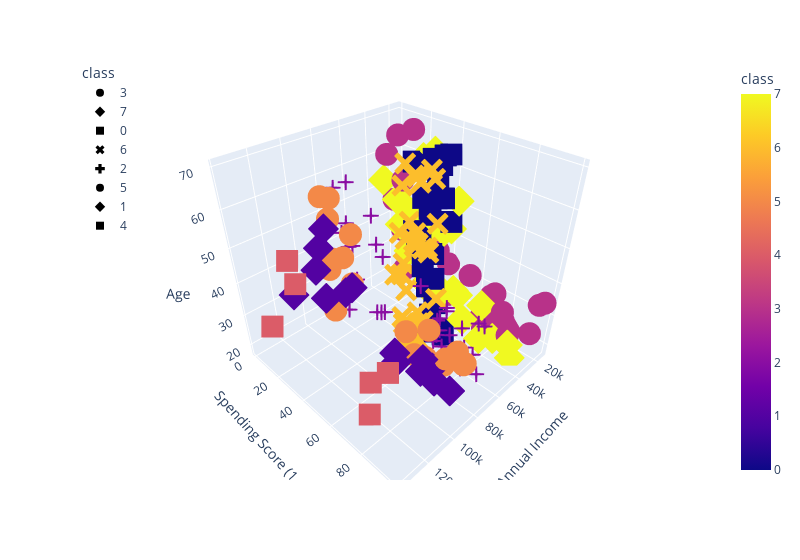

Here is the notebook cell this chart was saved with:
### Code cell
fig = px.scatter_3d(
    df_shopping,
    x= "Annual Income",
    y= "Spending Score (1-100)",
    z="Age",
    color="class",
    symbol="class",
    width=800
)
fig.update_layout(legend=dict(x=0,y=1))
fig.show()

### Figure 1 — Plotly figure (JSON) as saved in the notebook; plotly's stock layout.template omitted (floating-point values rounded to 4 significant figures)
{"data": [{"hovertemplate": "class=%{marker.color}<br>Annual Income=%{x}<br>Spending Score (1-100)=%{y}<br>Age=%{z}<extra></extra>", "legendgroup": "3", "marker": {"color": [3, 3, 3, 3, 3, 3, 3, 3, 3, 3, 3, 3, 3, 3, 3, 3, 3, 3, 3, 3, 3, 3, 3, 3, 3, 3, 3, 3, 3, 3, 3, 3], "coloraxis": "coloraxis", "symbol": "circle"}, "mode": "markers", "name": "3", "scene": "scene", "showlegend": true, "type": "scatter3d", "x": [15000, 15000, 16000, 16000, 17000, 17000, 18000, 18000, 19000, 19000, 19000, 19000, 20000, 20000, 20000, 20000, 21000, 21000, 23000, 23000, 24000, 24000, 25000, 25000, 28000, 28000, 28000, 28000, 29000, 29000, 30000, 30000], "y": [39, 81, 6, 77, 40, 76, 6, 94, 3, 72, 14, 99, 15, 77, 13, 79, 35, 66, 29, 98, 35, 73, 5, 73, 14, 82, 32, 61, 31, 87, 4, 73], "z": [19, 21, 20, 23, 31, 22, 35, 23, 64, 30, 67, 35, 58, 24, 37, 22, 35, 20, 52, 35, 35, 25, 46, 31, 54, 29, 45, 35, 40, 23, 60, 21]}, {"hovertemplate": "class=%{marker.color}<br>Annual Income=%{x}<br>Spending Score (1-100)=%{y}<br>Age=%{z}<extra></extra>", "legendgroup": "7", "marker": {"color": [7, 7, 7, 7, 7, 7, 7, 7, 7, 7, 7, 7, 7, 7, 7, 7, 7, 7, 7, 7, 7, 7, 7, 7, 7, 7], "coloraxis": "coloraxis", "symbol": "diamond"}, "mode": "markers", "name": "7", "scene": "scene", "showlegend": true, "type": "scatter3d", "x": [33000, 33000, 33000, 33000, 34000, 34000, 37000, 37000, 38000, 38000, 39000, 39000, 39000, 39000, 40000, 40000, 40000, 40000, 42000, 42000, 43000, 43000, 43000, 43000, 44000, 44000], "y": [4, 92, 14, 81, 17, 73, 26, 75, 35, 92, 36, 61, 28, 65, 55, 47, 42, 42, 52, 60, 54, 60, 45, 41, 50, 46], "z": [53, 18, 49, 21, 42, 30, 36, 20, 65, 24, 48, 31, 49, 24, 50, 27, 29, 31, 49, 33, 31, 59, 50, 47, 51, 69]}, {"hovertemplate": "class=%{marker.color}<br>Annual Income=%{x}<br>Spending Score (1-100)=%{y}<br>Age=%{z}<extra></extra>", "legendgroup": "0", "marker": {"color": [0, 0, 0, 0, 0, 0, 0, 0, 0, 0, 0, 0, 0, 0, 0, 0, 0, 0, 0, 0, 0, 0, 0, 0, 0, 0, 0, 0], "coloraxis": "coloraxis", "symbol": "square"}, "mode": "markers", "name": "0", "scene": "scene", "showlegend": true, "type": "scatter3d", "x": [46000, 46000, 46000, 46000, 47000, 47000, 48000, 48000, 48000, 48000, 48000, 48000, 49000, 49000, 50000, 50000, 54000, 54000, 54000, 54000, 54000, 54000, 54000, 54000, 54000, 54000, 54000, 54000], "y": [51, 46, 56, 55, 52, 59, 51, 59, 50, 48, 59, 47, 55, 42, 49, 56, 47, 54, 53, 48, 52, 42, 51, 55, 41, 44, 57, 46], "z": [27, 53, 70, 19, 67, 54, 63, 18, 43, 68, 19, 32, 70, 47, 60, 60, 59, 26, 45, 40, 23, 49, 57, 38, 67, 46, 21, 48]}, {"hovertemplate": "class=%{marker.color}<br>Annual Income=%{x}<br>Spending Score (1-100)=%{y}<br>Age=%{z}<extra></extra>", "legendgroup": "6", "marker": {"color": [6, 6, 6, 6, 6, 6, 6, 6, 6, 6, 6, 6, 6, 6, 6, 6, 6, 6, 6, 6, 6, 6, 6, 6, 6, 6, 6, 6, 6, 6, 6, 6, 6, 6, 6, 6], "coloraxis": "coloraxis", "symbol": "x"}, "mode": "markers", "name": "6", "scene": "scene", "showlegend": true, "type": "scatter3d", "x": [57000, 57000, 58000, 58000, 59000, 59000, 60000, 60000, 60000, 60000, 60000, 60000, 61000, 61000, 62000, 62000, 62000, 62000, 62000, 62000, 63000, 63000, 63000, 63000, 63000, 63000, 64000, 64000, 65000, 65000, 65000, 65000, 67000, 67000, 67000, 67000], "y": [58, 55, 60, 46, 55, 41, 49, 40, 42, 52, 47, 50, 42, 49, 41, 48, 59, 55, 56, 42, 50, 46, 43, 48, 52, 54, 42, 46, 48, 50, 43, 59, 43, 57, 56, 40], "z": [55, 22, 34, 50, 68, 18, 48, 40, 32, 24, 47, 27, 48, 20, 23, 49, 67, 26, 49, 21, 66, 54, 68, 66, 65, 19, 38, 19, 18, 19, 63, 49, 51, 50, 27, 38]}, {"hovertemplate": "class=%{marker.color}<br>Annual Income=%{x}<br>Spending Score (1-100)=%{y}<br>Age=%{z}<extra></extra>", "legendgroup": "2", "marker": {"color": [2, 2, 2, 2, 2, 2, 2, 2, 2, 2, 2, 2, 2, 2, 2, 2, 2, 2, 2, 2, 2, 2, 2, 2, 2, 2, 2, 2, 2, 2, 2, 2, 2, 2, 2, 2, 2, 2, 2, 2], "coloraxis": "coloraxis", "symbol": "cross"}, "mode": "markers", "name": "2", "scene": "scene", "showlegend": true, "type": "scatter3d", "x": [69000, 69000, 70000, 70000, 71000, 71000, 71000, 71000, 71000, 71000, 72000, 72000, 73000, 73000, 73000, 73000, 74000, 74000, 75000, 75000, 76000, 76000, 77000, 77000, 77000, 77000, 78000, 78000, 78000, 78000, 78000, 78000, 78000, 78000, 78000, 78000, 78000, 78000, 79000, 79000], "y": [58, 91, 29, 77, 35, 95, 11, 75, 9, 75, 34, 71, 5, 88, 7, 73, 10, 72, 5, 93, 40, 87, 12, 97, 36, 74, 22, 90, 17, 88, 20, 76, 16, 89, 1, 78, 1, 73, 35, 83], "z": [40, 39, 23, 31, 43, 40, 59, 38, 47, 39, 25, 31, 20, 29, 44, 32, 19, 35, 57, 32, 28, 32, 25, 28, 48, 32, 34, 34, 43, 39, 44, 38, 47, 27, 37, 30, 34, 30, 56, 29]}, {"hovertemplate": "class=%{marker.color}<br>Annual Income=%{x}<br>Spending Score (1-100)=%{y}<br>Age=%{z}<extra></extra>", "legendgroup": "5", "marker": {"color": [5, 5, 5, 5, 5, 5, 5, 5, 5, 5, 5, 5, 5, 5, 5, 5, 5, 5], "coloraxis": "coloraxis", "symbol": "circle"}, "mode": "markers", "name": "5", "scene": "scene", "showlegend": true, "type": "scatter3d", "x": [81000, 81000, 85000, 85000, 86000, 86000, 87000, 87000, 87000, 87000, 87000, 87000, 88000, 88000, 88000, 88000, 93000, 93000], "y": [5, 93, 26, 75, 20, 95, 27, 63, 13, 75, 10, 92, 13, 86, 15, 69, 14, 90], "z": [19, 31, 50, 36, 42, 33, 36, 32, 40, 28, 36, 36, 52, 30, 58, 27, 59, 35]}, {"hovertemplate": "class=%{marker.color}<br>Annual Income=%{x}<br>Spending Score (1-100)=%{y}<br>Age=%{z}<extra></extra>", "legendgroup": "1", "marker": {"color": [1, 1, 1, 1, 1, 1, 1, 1, 1, 1, 1, 1, 1, 1], "coloraxis": "coloraxis", "symbol": "diamond"}, "mode": "markers", "name": "1", "scene": "scene", "showlegend": true, "type": "scatter3d", "x": [97000, 97000, 98000, 98000, 99000, 99000, 101000, 101000, 103000, 103000, 103000, 103000, 113000, 113000], "y": [32, 86, 15, 88, 39, 97, 24, 68, 17, 85, 23, 69, 8, 91], "z": [37, 32, 46, 29, 41, 30, 54, 28, 41, 36, 34, 32, 33, 38]}, {"hovertemplate": "class=%{marker.color}<br>Annual Income=%{x}<br>Spending Score (1-100)=%{y}<br>Age=%{z}<extra></extra>", "legendgroup": "4", "marker": {"color": [4, 4, 4, 4, 4, 4], "coloraxis": "coloraxis", "symbol": "square"}, "mode": "markers", "name": "4", "scene": "scene", "showlegend": true, "type": "scatter3d", "x": [120000, 120000, 126000, 126000, 137000, 137000], "y": [16, 79, 28, 74, 18, 83], "z": [47, 35, 45, 32, 32, 30]}], "layout": {"coloraxis": {"colorbar": {"title": {"text": "class"}}, "colorscale": [[0, "#0d0887"], [0.1111, "#46039f"], [0.2222, "#7201a8"], [0.3333, "#9c179e"], [0.4444, "#bd3786"], [0.5556, "#d8576b"], [0.6667, "#ed7953"], [0.7778, "#fb9f3a"], [0.8889, "#fdca26"], [1, "#f0f921"]]}, "legend": {"title": {"text": "class"}, "tracegroupgap": 0, "x": 0, "y": 1}, "margin": {"t": 60}, "scene": {"domain": {"x": [0, 1], "y": [0, 1]}, "xaxis": {"title": {"text": "Annual Income"}}, "yaxis": {"title": {"text": "Spending Score (1-100)"}}, "zaxis": {"title": {"text": "Age"}}}, "width": 800}}
